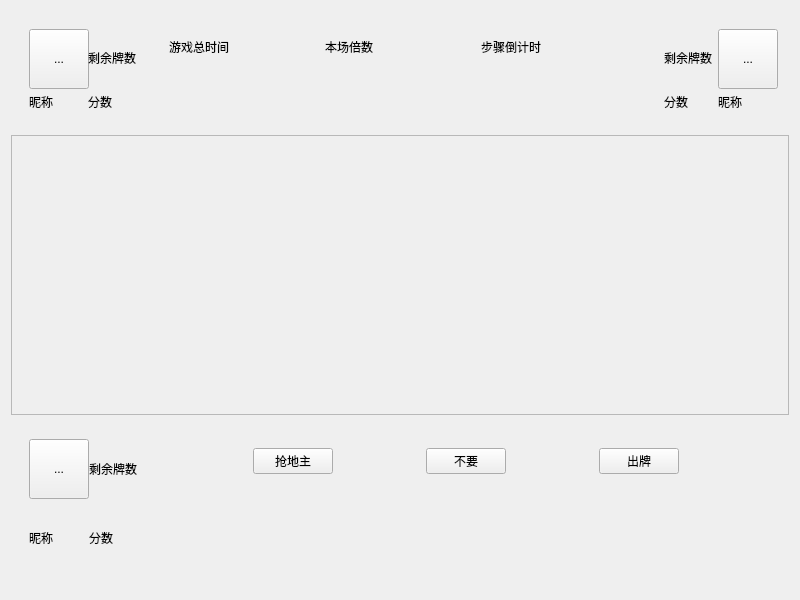
<?xml version="1.0" encoding="UTF-8"?>
<ui version="4.0">
 <class>Game</class>
 <widget class="QWidget" name="Game">
  <property name="geometry">
   <rect>
    <x>0</x>
    <y>0</y>
    <width>800</width>
    <height>600</height>
   </rect>
  </property>
  <property name="minimumSize">
   <size>
    <width>800</width>
    <height>600</height>
   </size>
  </property>
  <property name="windowTitle">
   <string>Form</string>
  </property>
  <layout class="QVBoxLayout" name="verticalLayout" stretch="2,5,3">
   <item>
    <widget class="QWidget" name="widget" native="true">
     <layout class="QHBoxLayout" name="horizontalLayout" stretch="1,4,1">
      <item>
       <widget class="QWidget" name="PlayerAeraLeft" native="true">
        <property name="minimumSize">
         <size>
          <width>100</width>
          <height>100</height>
         </size>
        </property>
        <layout class="QGridLayout" name="gridLayout">
         <item row="0" column="0">
          <widget class="QToolButton" name="picOtherLeft">
           <property name="minimumSize">
            <size>
             <width>60</width>
             <height>60</height>
            </size>
           </property>
           <property name="text">
            <string>...</string>
           </property>
           <property name="iconSize">
            <size>
             <width>60</width>
             <height>60</height>
            </size>
           </property>
          </widget>
         </item>
         <item row="0" column="1">
          <widget class="QLabel" name="labelCardNumLeft">
           <property name="text">
            <string>剩余牌数</string>
           </property>
          </widget>
         </item>
         <item row="1" column="0">
          <widget class="QLabel" name="labelNameLeft">
           <property name="text">
            <string>昵称</string>
           </property>
          </widget>
         </item>
         <item row="1" column="1">
          <widget class="QLabel" name="labelScoreLeft">
           <property name="text">
            <string>分数</string>
           </property>
          </widget>
         </item>
        </layout>
       </widget>
      </item>
      <item>
       <widget class="QWidget" name="GameInfoAera" native="true">
        <layout class="QVBoxLayout" name="verticalLayout_2" stretch="1,2">
         <item>
          <widget class="QWidget" name="widget_7" native="true">
           <layout class="QHBoxLayout" name="horizontalLayout_2">
            <item>
             <widget class="QLabel" name="labelSumTime">
              <property name="text">
               <string>游戏总时间</string>
              </property>
             </widget>
            </item>
            <item>
             <widget class="QLabel" name="labelScoreTimes">
              <property name="text">
               <string>本场倍数</string>
              </property>
             </widget>
            </item>
            <item>
             <widget class="QLabel" name="labelTimerCount">
              <property name="text">
               <string>步骤倒计时</string>
              </property>
             </widget>
            </item>
           </layout>
          </widget>
         </item>
         <item>
          <widget class="QWidget" name="ThreeCardShowAera" native="true">
           <layout class="QHBoxLayout" name="horizontalLayout_7">
            <property name="leftMargin">
             <number>150</number>
            </property>
            <property name="topMargin">
             <number>0</number>
            </property>
            <property name="rightMargin">
             <number>150</number>
            </property>
            <property name="bottomMargin">
             <number>0</number>
            </property>
           </layout>
          </widget>
         </item>
        </layout>
       </widget>
      </item>
      <item>
       <widget class="QWidget" name="PlayerAeraRight" native="true">
        <property name="minimumSize">
         <size>
          <width>100</width>
          <height>100</height>
         </size>
        </property>
        <layout class="QGridLayout" name="gridLayout_2">
         <item row="1" column="1">
          <widget class="QLabel" name="labelNameRight">
           <property name="text">
            <string>昵称</string>
           </property>
          </widget>
         </item>
         <item row="1" column="0">
          <widget class="QLabel" name="labelScoreRight">
           <property name="text">
            <string>分数</string>
           </property>
          </widget>
         </item>
         <item row="0" column="0">
          <widget class="QLabel" name="labelCardNumRight">
           <property name="text">
            <string>剩余牌数</string>
           </property>
          </widget>
         </item>
         <item row="0" column="1">
          <widget class="QToolButton" name="picOtherRight">
           <property name="minimumSize">
            <size>
             <width>60</width>
             <height>60</height>
            </size>
           </property>
           <property name="text">
            <string>...</string>
           </property>
           <property name="iconSize">
            <size>
             <width>60</width>
             <height>60</height>
            </size>
           </property>
          </widget>
         </item>
        </layout>
       </widget>
      </item>
     </layout>
    </widget>
   </item>
   <item>
    <widget class="QFrame" name="HandOutAera">
     <property name="frameShape">
      <enum>QFrame::Shape::StyledPanel</enum>
     </property>
     <property name="frameShadow">
      <enum>QFrame::Shadow::Raised</enum>
     </property>
     <layout class="QHBoxLayout" name="horizontalLayout_4">
      <item>
       <widget class="QWidget" name="HandOutLeft" native="true">
        <layout class="QHBoxLayout" name="horizontalLayout_8"/>
       </widget>
      </item>
      <item>
       <widget class="QWidget" name="HandOutMy" native="true">
        <layout class="QHBoxLayout" name="horizontalLayout_9"/>
       </widget>
      </item>
      <item>
       <widget class="QWidget" name="HandOutRight" native="true">
        <layout class="QHBoxLayout" name="horizontalLayout_10"/>
       </widget>
      </item>
     </layout>
    </widget>
   </item>
   <item>
    <widget class="QWidget" name="widget_2" native="true">
     <layout class="QHBoxLayout" name="horizontalLayout_3" stretch="1,5">
      <item>
       <widget class="QWidget" name="PlayerAeraMy" native="true">
        <property name="minimumSize">
         <size>
          <width>100</width>
          <height>100</height>
         </size>
        </property>
        <layout class="QGridLayout" name="gridLayout_3">
         <item row="0" column="0">
          <widget class="QToolButton" name="picOtherMy">
           <property name="minimumSize">
            <size>
             <width>60</width>
             <height>60</height>
            </size>
           </property>
           <property name="text">
            <string>...</string>
           </property>
           <property name="iconSize">
            <size>
             <width>60</width>
             <height>60</height>
            </size>
           </property>
          </widget>
         </item>
         <item row="0" column="1">
          <widget class="QLabel" name="labelCardNumMy">
           <property name="text">
            <string>剩余牌数</string>
           </property>
          </widget>
         </item>
         <item row="1" column="0">
          <widget class="QLabel" name="labelNameMy">
           <property name="text">
            <string>昵称</string>
           </property>
          </widget>
         </item>
         <item row="1" column="1">
          <widget class="QLabel" name="labelScoreMy">
           <property name="text">
            <string>分数</string>
           </property>
          </widget>
         </item>
        </layout>
       </widget>
      </item>
      <item>
       <widget class="QWidget" name="widget_3" native="true">
        <layout class="QVBoxLayout" name="verticalLayout_3" stretch="1,2">
         <item>
          <widget class="QWidget" name="ButtonArea" native="true">
           <layout class="QHBoxLayout" name="horizontalLayout_6">
            <property name="spacing">
             <number>10</number>
            </property>
            <item>
             <spacer name="horizontalSpacer_3">
              <property name="orientation">
               <enum>Qt::Orientation::Horizontal</enum>
              </property>
              <property name="sizeHint" stdset="0">
               <size>
                <width>40</width>
                <height>20</height>
               </size>
              </property>
             </spacer>
            </item>
            <item>
             <widget class="QPushButton" name="buttonGetLandlord">
              <property name="text">
               <string>抢地主</string>
              </property>
             </widget>
            </item>
            <item>
             <spacer name="horizontalSpacer">
              <property name="orientation">
               <enum>Qt::Orientation::Horizontal</enum>
              </property>
              <property name="sizeHint" stdset="0">
               <size>
                <width>40</width>
                <height>20</height>
               </size>
              </property>
             </spacer>
            </item>
            <item>
             <widget class="QPushButton" name="buttonGiveUp">
              <property name="text">
               <string>不要</string>
              </property>
             </widget>
            </item>
            <item>
             <spacer name="horizontalSpacer_2">
              <property name="orientation">
               <enum>Qt::Orientation::Horizontal</enum>
              </property>
              <property name="sizeHint" stdset="0">
               <size>
                <width>40</width>
                <height>20</height>
               </size>
              </property>
             </spacer>
            </item>
            <item>
             <widget class="QPushButton" name="buttonHandOut">
              <property name="text">
               <string>出牌</string>
              </property>
             </widget>
            </item>
            <item>
             <spacer name="horizontalSpacer_4">
              <property name="orientation">
               <enum>Qt::Orientation::Horizontal</enum>
              </property>
              <property name="sizeHint" stdset="0">
               <size>
                <width>40</width>
                <height>20</height>
               </size>
              </property>
             </spacer>
            </item>
           </layout>
          </widget>
         </item>
         <item>
          <widget class="QWidget" name="CardAera" native="true">
           <layout class="QHBoxLayout" name="horizontalLayout_5">
            <property name="spacing">
             <number>2</number>
            </property>
            <property name="leftMargin">
             <number>1</number>
            </property>
            <property name="topMargin">
             <number>10</number>
            </property>
            <property name="rightMargin">
             <number>1</number>
            </property>
            <property name="bottomMargin">
             <number>10</number>
            </property>
           </layout>
          </widget>
         </item>
        </layout>
       </widget>
      </item>
     </layout>
    </widget>
   </item>
  </layout>
 </widget>
 <resources/>
 <connections/>
</ui>
